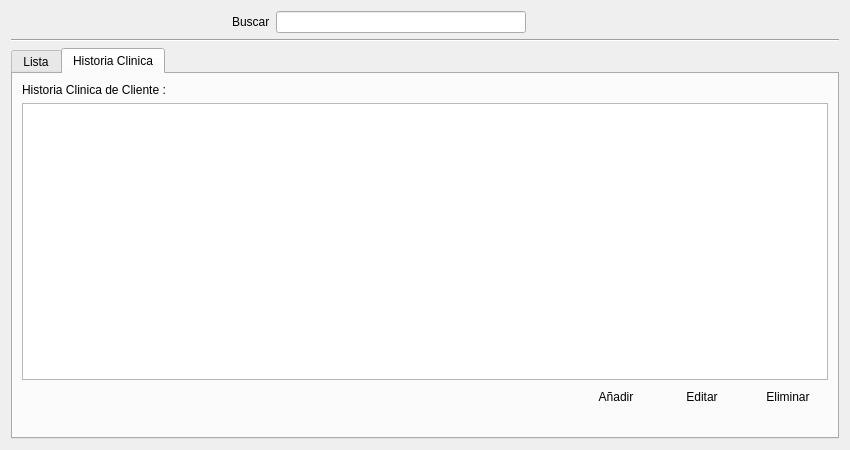
<?xml version="1.0" encoding="UTF-8"?>
<ui version="4.0">
 <class>ui_cliente</class>
 <widget class="QWidget" name="ui_cliente">
  <property name="geometry">
   <rect>
    <x>0</x>
    <y>0</y>
    <width>850</width>
    <height>450</height>
   </rect>
  </property>
  <property name="windowTitle">
   <string>Form</string>
  </property>
  <layout class="QGridLayout" name="gridLayout_7">
   <item row="0" column="0">
    <layout class="QGridLayout" name="gridLayout_6">
     <item row="2" column="0">
      <widget class="QTabWidget" name="tabWidget">
       <property name="currentIndex">
        <number>1</number>
       </property>
       <widget class="QWidget" name="list">
        <attribute name="title">
         <string>Lista</string>
        </attribute>
        <layout class="QGridLayout" name="gridLayout_5">
         <item row="0" column="0">
          <layout class="QGridLayout" name="gridLayout_4">
           <item row="0" column="0">
            <layout class="QGridLayout" name="gridLayout_3">
             <item row="0" column="0">
              <layout class="QGridLayout" name="gridLayout_2">
               <item row="0" column="0">
                <widget class="QLabel" name="label_2">
                 <property name="sizePolicy">
                  <sizepolicy hsizetype="Fixed" vsizetype="Preferred">
                   <horstretch>0</horstretch>
                   <verstretch>0</verstretch>
                  </sizepolicy>
                 </property>
                 <property name="text">
                  <string>Lista de Clientes</string>
                 </property>
                </widget>
               </item>
               <item row="1" column="0">
                <widget class="QTableView" name="tableView"/>
               </item>
              </layout>
             </item>
             <item row="1" column="0">
              <layout class="QGridLayout" name="gridLayout">
               <item row="0" column="0">
                <spacer name="horizontalSpacer_2">
                 <property name="orientation">
                  <enum>Qt::Horizontal</enum>
                 </property>
                 <property name="sizeHint" stdset="0">
                  <size>
                   <width>40</width>
                   <height>20</height>
                  </size>
                 </property>
                </spacer>
               </item>
               <item row="0" column="1">
                <widget class="QPushButton" name="pushButton">
                 <property name="sizePolicy">
                  <sizepolicy hsizetype="Fixed" vsizetype="Fixed">
                   <horstretch>0</horstretch>
                   <verstretch>0</verstretch>
                  </sizepolicy>
                 </property>
                 <property name="text">
                  <string>Añadir</string>
                 </property>
                 <property name="icon">
                  <iconset resource="Icons/Icons.qrc">
                   <normaloff>:/Icons/1349716423_sq_plus.png</normaloff>:/Icons/1349716423_sq_plus.png</iconset>
                 </property>
                 <property name="shortcut">
                  <string>Ctrl+N</string>
                 </property>
                 <property name="flat">
                  <bool>true</bool>
                 </property>
                </widget>
               </item>
               <item row="0" column="2">
                <widget class="QPushButton" name="pushButton_2">
                 <property name="sizePolicy">
                  <sizepolicy hsizetype="Fixed" vsizetype="Fixed">
                   <horstretch>0</horstretch>
                   <verstretch>0</verstretch>
                  </sizepolicy>
                 </property>
                 <property name="text">
                  <string>Editar</string>
                 </property>
                 <property name="icon">
                  <iconset resource="Icons/Icons.qrc">
                   <normaloff>:/Icons/1349716425_doc_edit.png</normaloff>:/Icons/1349716425_doc_edit.png</iconset>
                 </property>
                 <property name="shortcut">
                  <string>Ctrl+E</string>
                 </property>
                 <property name="flat">
                  <bool>true</bool>
                 </property>
                </widget>
               </item>
               <item row="0" column="3">
                <widget class="QPushButton" name="pushButton_3">
                 <property name="sizePolicy">
                  <sizepolicy hsizetype="Fixed" vsizetype="Fixed">
                   <horstretch>0</horstretch>
                   <verstretch>0</verstretch>
                  </sizepolicy>
                 </property>
                 <property name="text">
                  <string>Eliminar</string>
                 </property>
                 <property name="icon">
                  <iconset resource="Icons/Icons.qrc">
                   <normaloff>:/Icons/1349716432_round_minus.png</normaloff>:/Icons/1349716432_round_minus.png</iconset>
                 </property>
                 <property name="shortcut">
                  <string>Del</string>
                 </property>
                 <property name="flat">
                  <bool>true</bool>
                 </property>
                </widget>
               </item>
              </layout>
             </item>
            </layout>
           </item>
           <item row="1" column="0">
            <spacer name="horizontalSpacer_4">
             <property name="orientation">
              <enum>Qt::Horizontal</enum>
             </property>
             <property name="sizeHint" stdset="0">
              <size>
               <width>650</width>
               <height>20</height>
              </size>
             </property>
            </spacer>
           </item>
          </layout>
         </item>
        </layout>
       </widget>
       <widget class="QWidget" name="history">
        <property name="maximumSize">
         <size>
          <width>826</width>
          <height>351</height>
         </size>
        </property>
        <attribute name="title">
         <string>Historia Clinica</string>
        </attribute>
        <layout class="QGridLayout" name="gridLayout_14">
         <property name="sizeConstraint">
          <enum>QLayout::SetMaximumSize</enum>
         </property>
         <item row="0" column="0">
          <layout class="QGridLayout" name="gridLayout_8">
           <property name="sizeConstraint">
            <enum>QLayout::SetMaximumSize</enum>
           </property>
           <item row="0" column="0">
            <layout class="QGridLayout" name="gridLayout_9">
             <item row="0" column="0">
              <layout class="QGridLayout" name="gridLayout_12">
               <item row="0" column="0">
                <widget class="QLabel" name="label_4">
                 <property name="sizePolicy">
                  <sizepolicy hsizetype="Fixed" vsizetype="Preferred">
                   <horstretch>0</horstretch>
                   <verstretch>0</verstretch>
                  </sizepolicy>
                 </property>
                 <property name="text">
                  <string>Historia Clinica de Cliente :</string>
                 </property>
                </widget>
               </item>
               <item row="1" column="0">
                <widget class="QTableView" name="tableView_2"/>
               </item>
              </layout>
             </item>
             <item row="1" column="0">
              <layout class="QGridLayout" name="gridLayout_13">
               <item row="0" column="0">
                <spacer name="horizontalSpacer_3">
                 <property name="orientation">
                  <enum>Qt::Horizontal</enum>
                 </property>
                 <property name="sizeHint" stdset="0">
                  <size>
                   <width>40</width>
                   <height>20</height>
                  </size>
                 </property>
                </spacer>
               </item>
               <item row="0" column="1">
                <widget class="QPushButton" name="NuevoHistorial">
                 <property name="sizePolicy">
                  <sizepolicy hsizetype="Fixed" vsizetype="Fixed">
                   <horstretch>0</horstretch>
                   <verstretch>0</verstretch>
                  </sizepolicy>
                 </property>
                 <property name="text">
                  <string>Añadir</string>
                 </property>
                 <property name="icon">
                  <iconset resource="Icons/Icons.qrc">
                   <normaloff>:/Icons/1349716423_sq_plus.png</normaloff>:/Icons/1349716423_sq_plus.png</iconset>
                 </property>
                 <property name="shortcut">
                  <string>Ctrl+N</string>
                 </property>
                 <property name="flat">
                  <bool>true</bool>
                 </property>
                </widget>
               </item>
               <item row="0" column="2">
                <widget class="QPushButton" name="EditarHistorial">
                 <property name="sizePolicy">
                  <sizepolicy hsizetype="Fixed" vsizetype="Fixed">
                   <horstretch>0</horstretch>
                   <verstretch>0</verstretch>
                  </sizepolicy>
                 </property>
                 <property name="text">
                  <string>Editar</string>
                 </property>
                 <property name="icon">
                  <iconset resource="Icons/Icons.qrc">
                   <normaloff>:/Icons/1349716425_doc_edit.png</normaloff>:/Icons/1349716425_doc_edit.png</iconset>
                 </property>
                 <property name="shortcut">
                  <string>Ctrl+E</string>
                 </property>
                 <property name="flat">
                  <bool>true</bool>
                 </property>
                </widget>
               </item>
               <item row="0" column="3">
                <widget class="QPushButton" name="BorrarHistorial">
                 <property name="sizePolicy">
                  <sizepolicy hsizetype="Fixed" vsizetype="Fixed">
                   <horstretch>0</horstretch>
                   <verstretch>0</verstretch>
                  </sizepolicy>
                 </property>
                 <property name="text">
                  <string>Eliminar</string>
                 </property>
                 <property name="icon">
                  <iconset resource="Icons/Icons.qrc">
                   <normaloff>:/Icons/1349716432_round_minus.png</normaloff>:/Icons/1349716432_round_minus.png</iconset>
                 </property>
                 <property name="shortcut">
                  <string>Del</string>
                 </property>
                 <property name="flat">
                  <bool>true</bool>
                 </property>
                </widget>
               </item>
              </layout>
             </item>
            </layout>
           </item>
           <item row="1" column="0">
            <spacer name="horizontalSpacer_7">
             <property name="orientation">
              <enum>Qt::Horizontal</enum>
             </property>
             <property name="sizeHint" stdset="0">
              <size>
               <width>650</width>
               <height>20</height>
              </size>
             </property>
            </spacer>
           </item>
          </layout>
         </item>
        </layout>
       </widget>
      </widget>
     </item>
     <item row="0" column="0">
      <layout class="QGridLayout" name="gridLayout_11">
       <item row="0" column="0">
        <spacer name="horizontalSpacer_5">
         <property name="orientation">
          <enum>Qt::Horizontal</enum>
         </property>
         <property name="sizeHint" stdset="0">
          <size>
           <width>40</width>
           <height>20</height>
          </size>
         </property>
        </spacer>
       </item>
       <item row="0" column="1">
        <layout class="QGridLayout" name="gridLayout_10">
         <item row="0" column="0">
          <widget class="QLabel" name="label_3">
           <property name="text">
            <string>Buscar</string>
           </property>
          </widget>
         </item>
         <item row="0" column="1">
          <widget class="QLineEdit" name="buscar">
           <property name="minimumSize">
            <size>
             <width>250</width>
             <height>0</height>
            </size>
           </property>
           <property name="maximumSize">
            <size>
             <width>250</width>
             <height>16777215</height>
            </size>
           </property>
          </widget>
         </item>
         <item row="0" column="2">
          <widget class="QPushButton" name="pushButton_5">
           <property name="text">
            <string/>
           </property>
           <property name="icon">
            <iconset resource="Icons/Icons.qrc">
             <normaloff>:/Icons/1349716430_zoom.png</normaloff>:/Icons/1349716430_zoom.png</iconset>
           </property>
           <property name="flat">
            <bool>true</bool>
           </property>
          </widget>
         </item>
         <item row="0" column="3">
          <widget class="QPushButton" name="pushButton_6">
           <property name="text">
            <string/>
           </property>
           <property name="icon">
            <iconset resource="Icons/Icons.qrc">
             <normaloff>:/Icons/1349716435_cog.png</normaloff>:/Icons/1349716435_cog.png</iconset>
           </property>
           <property name="flat">
            <bool>true</bool>
           </property>
          </widget>
         </item>
        </layout>
       </item>
       <item row="0" column="2">
        <spacer name="horizontalSpacer_6">
         <property name="orientation">
          <enum>Qt::Horizontal</enum>
         </property>
         <property name="sizeHint" stdset="0">
          <size>
           <width>40</width>
           <height>20</height>
          </size>
         </property>
        </spacer>
       </item>
      </layout>
     </item>
     <item row="1" column="0">
      <widget class="Line" name="line">
       <property name="orientation">
        <enum>Qt::Horizontal</enum>
       </property>
      </widget>
     </item>
    </layout>
   </item>
  </layout>
 </widget>
 <resources>
  <include location="Icons/Icons.qrc"/>
 </resources>
 <connections/>
</ui>
